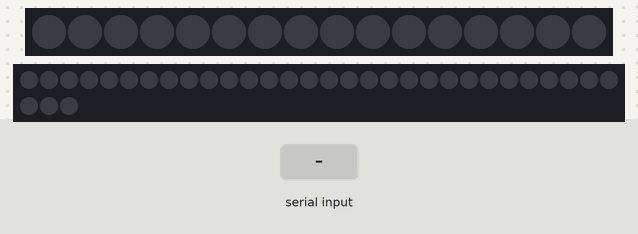
The sketch below on a simulated Arduino Uno, built with avr-gcc and run on an emulated ATmega328P. On the bench: 16 RGB LEDs in strip order, left to right, 33 RGB LEDs in strip order, left to right, continuing on the next row. Inputs (shaded band) come from the test bench. Dim RGB values are drawn brighter than linear; the strip is taken to match the declared colour order.

Above: at 1.2 s.
1.3 s: "I" received over Serial
At 1.9 s:
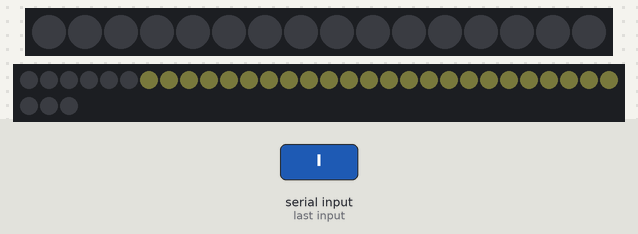
2.8 s: "D90\n" received over Serial
At 3.8 s:
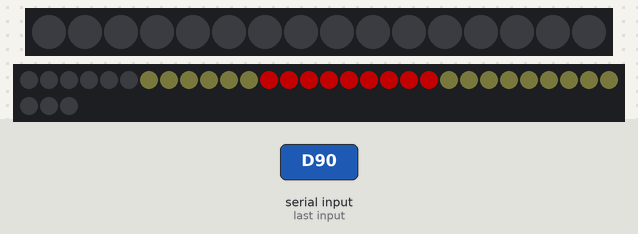
4.3 s: "E90\n" received over Serial
At 5.5 s:
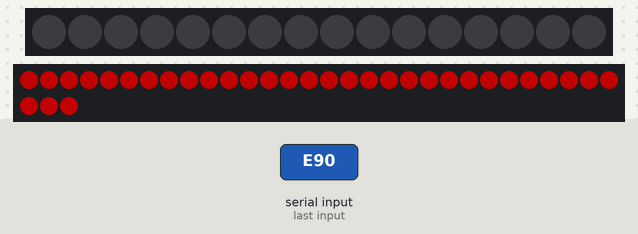
5.8 s: "H" received over Serial
At 6.1 s:
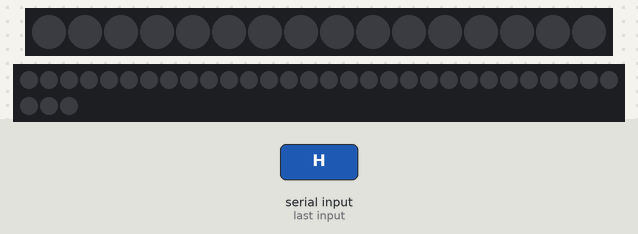
7.3 s: "B90\n" received over Serial
At 8.1 s:
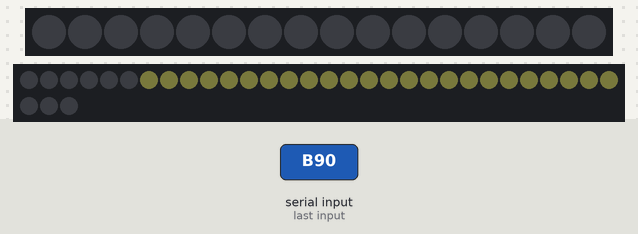
Timing chart, 0 to 9.8 s (numbered marks = the images above; inputs shaded):
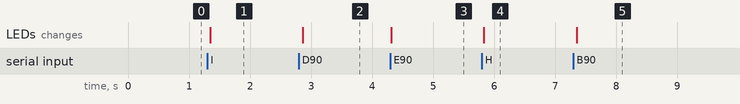

Measured:
- after the input at 1.3 s, the LEDs: change at once (image 1)
- after the input at 2.8 s, the LEDs: change after 0.07 s (image 2)
- after the input at 4.3 s, the LEDs: change at once (image 3)
- after the input at 5.8 s, the LEDs: change at once (image 4)
- after the input at 7.3 s, the LEDs: change after 0.06 s (image 5)

The sketch:

final_lights.ino
```cpp
#include <Adafruit_NeoPixel.h>
#define SPIN 8
//sp tier 1: 4567
//sp tier 2: 0123
//sp tier 3: 89 10 11
//sp tier 4: 12 13 14 15
#define TPIN 10
#define SNUMPIXELS 16
#define TNUMPIXELS 33

int t_0[] = {0, 1, 2};

int t_1_all[] = {3, 4, 5, 6, 7, 8, 9, 10, 11};
int t_1[][3] = {{3, 4, 5}, {6, 7, 8}, {9, 10, 11}};

int t_2_all[] = {12, 13, 14, 15, 16, 17, 18, 19, 20};
int t_2[][3] = {{12, 13, 14}, {15, 16, 17}, {18, 19, 20}};

int t_3_all[] = {21, 22, 23, 24, 25, 26, 27, 28, 29};
int t_3[][3] = {{21, 22, 23}, {24, 25, 26}, {27, 28, 29}};

int t_4[] = {30, 31, 32};


int t_front[] = {0, 3, 4, 5, 12, 13, 14, 21, 22, 23, 30};
int t_right[] = {1, 6, 7, 8, 15, 16, 17, 24, 25, 26, 31};
int t_left[] = {2, 9, 10, 11, 18, 19, 20, 27, 28, 29, 32};

//front left, front middle, front right, etc. for all triangles together (vertical groupings)
int t_fl[] = {3, 12, 21};
int t_fm[] = {0, 4, 13, 22, 30};
int t_fr[] = {5, 14, 23};

int t_rl[] = {6, 15, 24};
int t_rm[] = {1, 7, 16, 25, 31};
int t_rr[] = {8, 17, 26};

int t_ll[] = {9, 18, 27};
int t_lm[] = {2, 10, 19, 28, 32};
int t_lr[] = {11, 20, 29};


int s_0_all[] = {6, 5, 7, 4};
int s_0[][2] = {{6, 5}, {7, 4}};

int s_1_all[] = {2, 1, 3, 0};
int s_1[][2] = {{2, 1}, {3, 0}};

int s_2_all[] = {10, 9, 11, 8};
int s_2[][2] = {{10, 9}, {11, 8}};

int s_3_all[] = {14, 13, 15, 12};
int s_3[][2] = {{14, 13}, {15, 12}};

int s_left[] = {6, 5, 2, 1, 10, 9, 14, 13};
int s_right[] = {7, 4, 3, 0, 11, 8, 15, 12};

//vertical groupings
int s_lt[] = {6, 2, 10, 14};
int s_lb[] = {5, 1, 9, 13};
int s_rt[] = {7, 3, 11, 8};
int s_rb[] = {4, 0, 8, 12};

Adafruit_NeoPixel spixels(SNUMPIXELS, SPIN, NEO_RGB + NEO_KHZ800);
Adafruit_NeoPixel tpixels(TNUMPIXELS, TPIN, NEO_RGB + NEO_KHZ800);

//USB color, 2 2 1 (scale 100)
//M color, 1 0 0 (scale 200)
//G color, 3 1 0 (scale 75)

void setup() {
  // put your setup code here, to run once:

  // int a = 200;
  // int b = 75;
  // int c = 100;
  spixels.begin();
  spixels.clear();

  // spixels.fill(spixels.Color(2*c, 2*c, 1*c)); // breath color

  spixels.show();

  tpixels.begin();
  tpixels.clear();

  // //universe color
  // for (int i = 0; i < 6; i ++){
  //   tpixels.setPixelColor(universepix[i], 2*c, 2*c, 1*c);
  // }

  // //machine color
  // for (int i = 0; i < 9; i++){
  //   tpixels.setPixelColor(t_2_all[i], 1*a, 0*a, 0*a);
  // }

  // //speech color
  // for (int i = 0; i < 9; i ++ ){
  //   tpixels.setPixelColor(t_1_all[i], 2*c, 2*c, 1*c);
  // }

  // //god color
  // for (int i = 0; i < 9; i ++){
  //   tpixels.setPixelColor(t_3_all[i], 3*b, 1*b, 0*b);
  // }

  tpixels.show();

  Serial.begin(9600);
  Serial.setTimeout(10);

}

void setAlien(int val){
  //1 2 3 4 5 6, bottom / top and up speaker tower bottoms
  int fill = 10;
  if (val == 1){
    //t bottom
    for (int i = 0; i < 3; i++){
      tpixels.setPixelColor(t_4[i], 0, fill, 0);
    }
  }

  else if (val == 2){
    spixels.setPixelColor(12, 0, fill, 0);
    spixels.setPixelColor(13, 0, fill, 0);
    spixels.setPixelColor(14, 0, fill, 0);
    spixels.setPixelColor(15, 0, fill, 0);
    tpixels.setPixelColor(22, 0, fill, 0);
  }

  else if (val == 3){
    spixels.setPixelColor(9, 0, fill, 0);
    spixels.setPixelColor(8, 0, fill, 0);
    spixels.setPixelColor(10, 0, fill, 0);
    spixels.setPixelColor(11, 0, fill, 0);
    tpixels.setPixelColor(13, 0, fill, 0);
  }

  else if (val == 4){
    spixels.setPixelColor(1, 0, fill, 0);
    spixels.setPixelColor(0, 0, fill, 0);
    spixels.setPixelColor(2, 0, fill, 0);
    spixels.setPixelColor(3, 0, fill, 0);
    tpixels.setPixelColor(4, 0, fill, 0);
  }

  else if (val == 5){
    spixels.setPixelColor(5, 0, fill, 0);
    spixels.setPixelColor(4, 0, fill, 0);
    spixels.setPixelColor(6, 0, fill, 0);
    spixels.setPixelColor(7, 0, fill, 0);
  }

  else if (val == 6){
    //t top
    for (int i = 0; i < 3; i++){
      tpixels.setPixelColor(t_0[i], 0, fill, 0);
    }
  }

}

void setMachine(int val){
  //color 1 0 0 (scale 200)
    for (int i = 0; i < 9; i ++){
    tpixels.setPixelColor(t_2_all[i], 1*val, 0*val, 0*val);
  }
}

void setHumThree(int val, int sel){

  val = 10;
  //val = max(val, 1);
  if (sel == 6){
    tpixels.setPixelColor(sel+11, 2*val, 2*val, 1*val);
    tpixels.setPixelColor(sel+14, 2*val, 2*val, 1*val);
  }
  else if (sel == 8){
    tpixels.setPixelColor(sel+7, 2*val, 2*val, 1*val);
    tpixels.setPixelColor(sel+10, 2*val, 2*val, 1*val);
  }
  else if (sel == 7){
    tpixels.setPixelColor(sel+9, 2*val, 2*val, 1*val);
    tpixels.setPixelColor(sel+12, 2*val, 2*val, 1*val);
  }

  tpixels.setPixelColor(sel, 2*val, 2*val, 1*val);
  tpixels.setPixelColor(sel+3, 2*val, 2*val, 1*val);
  tpixels.setPixelColor(sel+18, 2*val, 2*val, 1*val);
  tpixels.setPixelColor(sel+18+3, 2*val, 2*val, 1*val);

}

void setSpeechColorsThree(int val){
  //all three central tower tiers
  //audioreactive

  int fill2 = max(val-2, 1);
  int fill3 = max(val-4, 1);

  for (int i = 0; i < 3; i ++ ){
    tpixels.setPixelColor(t_1[0][i], 2*val, 2*val, 1*val);
    tpixels.setPixelColor(t_2[0][i], 2*fill2, 2*fill2, 1*fill2);
    tpixels.setPixelColor(t_3[0][i], 2*fill2, 2*fill2, 1*fill2);
  }

  for (int i = 3; i < 9; i ++){
    tpixels.setPixelColor(t_1_all[i], 2, 2, 1);
    tpixels.setPixelColor(t_2_all[i], 2, 2, 1);
    tpixels.setPixelColor(t_3_all[i], 2, 2, 1);
  }

}

void setBreathColorsBoth(int val, int r, int g, int b){ //breath using all speaker lights
  spixels.fill(spixels.Color(val*r, val*g, val*b));
}

void setSpeechC3(int val, int r, int g, int b){
  //speech from bottom up, entire tower
  tpixels.fill(tpixels.Color(val*r, val*g, val*b));
}

void setGodColors(int val){
  //center-bottom tier
    // //god color
  for (int i = 0; i < 9; i ++){
    tpixels.setPixelColor(t_3_all[i], 3*val, 1*val, 0*val);
  }


}

void setUniverseColors(int val){
  //top and bottom of tower
  //color 2 2 1
  //audio reactive (for now)

  int pix[] = {0, 1, 2, 30, 31, 32};

  for (int i = 0; i < 6; i++){
    tpixels.setPixelColor(pix[i], tpixels.Color(2*val, 2*val, val));
  }
}

void checkMainSerialInput() //command handler
{
  char CMD= Serial.read();

  if (CMD == 'A'){ //SBU

    int Sval = Serial.parseInt();
    int Bval = Serial.parseInt();
    int Uval = Serial.parseInt();

    setSpeechColorsThree(Sval);
    setBreathColorsBoth(Bval, 2, 2, 1);
    setUniverseColors(Uval);
  }

  else if (CMD == 'B'){//AHSBU

    int Aval = Serial.parseInt();
    int Hval = Serial.parseInt();
    int Hsel = Serial.parseInt();
    int Sval = Serial.parseInt();
    int Bval = Serial.parseInt();
    int Uval = Serial.parseInt();

    setSpeechColorsThree(Sval);
    setBreathColorsBoth(Bval, 2, 2, 1);

    if (Hsel != 0){
      setHumThree(Hval, Hsel);
    }

    setUniverseColors(Uval);

    //handle A last
    if (Aval != 0){
      setAlien(Aval);
    }
  }

  else if (CMD == 'C'){//AHSBGU

    int Aval = Serial.parseInt();
    int Hval = Serial.parseInt();
    int Hsel = Serial.parseInt();
    int Sval = Serial.parseInt();
    int Bval = Serial.parseInt();
    int Gval = Serial.parseInt();
    int Uval = Serial.parseInt();

   //handle A//
    setSpeechColorsThree(Sval);
    setBreathColorsBoth(Bval, 2, 2, 1);

    if (Gval != 0){
      setGodColors(Gval);
    }

    if (Hsel != 0){
      setHumThree(Hval, Hsel);
    }

    setUniverseColors(Uval);

    if (Aval != 0){
      setAlien(Aval);
    }
  }

  else if (CMD == 'D'){//MHSBGU

    int Mval = Serial.parseInt();
    int Hval = Serial.parseInt();
    int Hsel = Serial.parseInt();
    int Sval = Serial.parseInt();
    int Bval = Serial.parseInt();
    int Gval = Serial.parseInt();
    int Uval = Serial.parseInt();

    setSpeechColorsThree(Sval);
    setBreathColorsBoth(Bval, 2, 2, 1);

    if (Gval != 0){
      setGodColors(Gval);
    }

    if (Mval != 0){
      setMachine(Mval);
    }

    if (Hsel != 0){
      setHumThree(Hval, Hsel);
    }

    setUniverseColors(Uval);


  }

  else if (CMD == 'E'){//SB (C3)

    int Sval = Serial.parseInt();
    int Bval = Serial.parseInt();

    setSpeechC3(Sval, 1, 0, 0); // red
    setBreathColorsBoth(Bval, 1, 0, 0); //red
  }

  else if (CMD == 'H'){//SB (D3)

    int Aval = Serial.parseInt();
    int Sval = Serial.parseInt();
    int Bval = Serial.parseInt();

    setSpeechC3(Sval, 2, 2, 1); //should be humancolor
    setBreathColorsBoth(Bval, 2, 2, 1); //should be humancolor

    if (Aval != 0){
      setAlien(Aval);
    }
  }

  else if (CMD == 'I'){//ASBU
    int Aval = Serial.parseInt();
    int Sval = Serial.parseInt();
    int Bval = Serial.parseInt();
    int Uval = Serial.parseInt();

    //handle A//
    setSpeechColorsThree(Sval);
    setBreathColorsBoth(Bval, 2, 2, 1); //should be humancolor
    setUniverseColors(Uval);

    if (Aval != 0){
      setAlien(Aval);
    }


  }

  else if (CMD == 'X'){
    //clear all
    spixels.clear();
    tpixels.clear();
  }

}

void loop() {
  // put your main code here, to run repeatedly:
    if (Serial.available() > 0){
    checkMainSerialInput();
  }

  tpixels.show();
  spixels.show();


}
```
